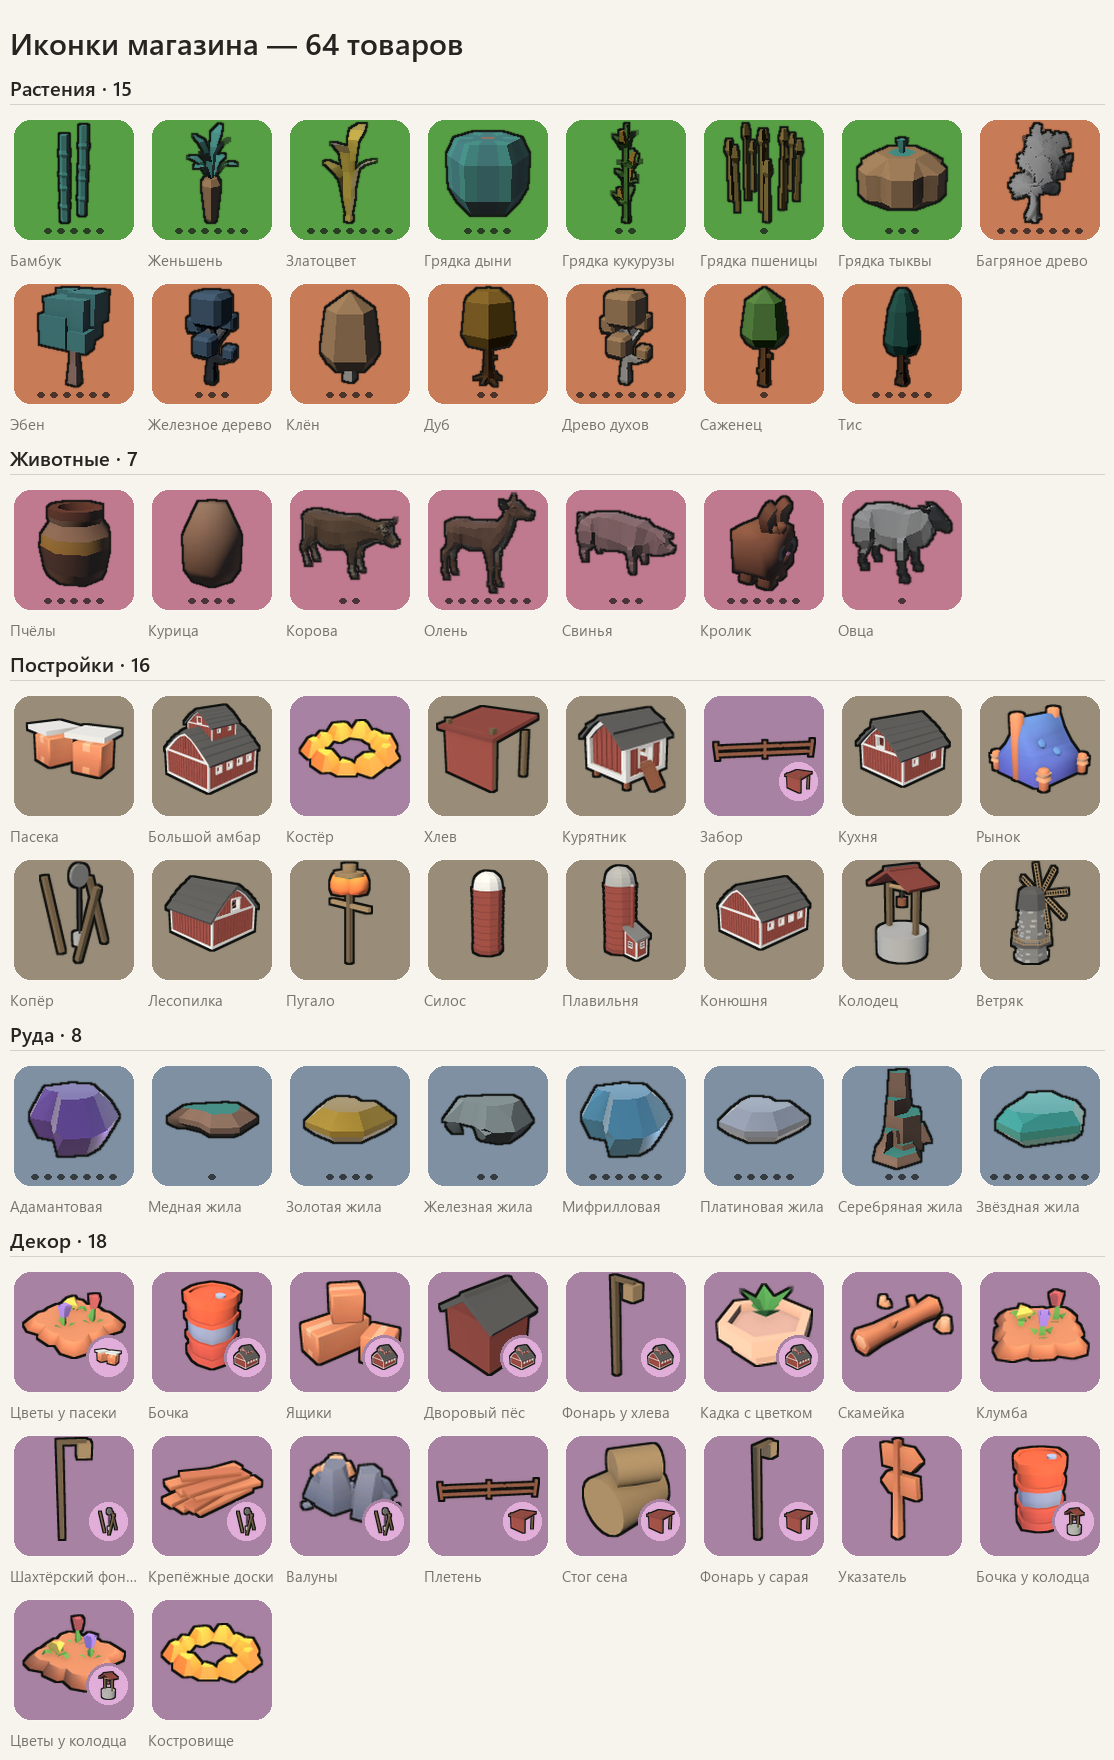

Here is the Python script that generated this plot:
# Контрольный лист иконок магазина.
#
# Иконку товара нельзя оценить поштучно: в витрине они стоят рядом, и вопрос всегда
# один — не выпадает ли что-то из общей семьи. Лист собирает все Shop_*.asset так же,
# как их видит игрок: по вкладкам, с подписями, в реальном размере.
#
# Иконка берётся по тем же правилам, что и в игре (ShopItemDefinition.Icon):
# своё поле _icon, а если пусто — иконка постройки. Расхождение с игрой сделало бы
# лист бесполезным.
#
#   python Tools/icons-preview.py
import pathlib
import re
from PIL import Image, ImageDraw, ImageFont

ROOT = pathlib.Path(__file__).resolve().parent.parent
FARMING = ROOT / "Assets/Game/Farming"
OUT = ROOT / "Tools/icons-preview.png"

CELL, PAD, LABEL, COLS = 128, 10, 26, 8
TABS = ["Растения", "Животные", "Постройки", "Руда", "Декор"]

PAPER = (247, 244, 238)
INK = (38, 36, 33)
FADED = (120, 116, 110)
RULE = (214, 208, 198)


def font(size, bold=False):
    for name in (["seguisb.ttf", "arialbd.ttf"] if bold else ["segoeui.ttf", "arial.ttf"]):
        path = pathlib.Path("C:/Windows/Fonts") / name
        if path.exists():
            return ImageFont.truetype(str(path), size)
    return ImageFont.load_default()


def unescape(text):
    text = text.strip().strip('"')
    return re.sub(r"\\u([0-9a-fA-F]{4})", lambda m: chr(int(m.group(1), 16)), text)


def guid_map(pattern):
    """guid -> путь ассета, чтобы ходить по ссылкам как это делает Unity."""
    out = {}
    for meta in ROOT.rglob(pattern):
        m = re.search(r"guid: ([0-9a-f]{32})", meta.read_text(encoding="utf8"))
        if m:
            out[m.group(1)] = meta.with_suffix("")
    return out


def field(text, name):
    m = re.search(rf"^  {name}: (.*)$", text, re.M)
    return m.group(1) if m else ""


def ref(text, name):
    m = re.search(rf"^  {name}: \{{fileID: \d+(?:, guid: ([0-9a-f]{{32}}))?", text, re.M)
    return m.group(1) if m and m.group(1) else None


def collect():
    pngs = guid_map("Assets/Game/UI/Icons/*.png.meta")
    assets = guid_map("Assets/Game/Farming/*.asset.meta")

    items = []
    for path in sorted(FARMING.glob("Shop_*.asset")):
        text = path.read_text(encoding="utf8")
        icon = ref(text, "_icon")

        # Тот же откат, что в ShopItemDefinition.Icon: постройку рисуют один раз.
        if icon is None:
            building = ref(text, "_building")
            if building and building in assets:
                icon = ref(assets[building].read_text(encoding="utf8"), "_icon")

        items.append({
            "name": unescape(field(text, "_displayName")) or path.stem,
            "tab": int(field(text, "_category") or 0),
            "png": pngs.get(icon),
        })
    return items


def main():
    items = collect()
    title_f, tab_f, name_f = font(30, True), font(20, True), font(15)

    groups = [(TABS[t], [i for i in items if i["tab"] == t]) for t in range(len(TABS))]
    groups = [g for g in groups if g[1]]

    height = 74
    for _, group in groups:
        rows = (len(group) + COLS - 1) // COLS
        height += 42 + rows * (CELL + LABEL + PAD)
    width = COLS * (CELL + PAD) + PAD

    sheet = Image.new("RGB", (width, height), PAPER)
    draw = ImageDraw.Draw(sheet)
    draw.text((PAD, 22), f"Иконки магазина — {len(items)} товаров", INK, title_f)

    y = 74
    for tab, group in groups:
        draw.text((PAD, y), f"{tab} · {len(group)}", INK, tab_f)
        draw.line([(PAD, y + 30), (width - PAD, y + 30)], RULE, 1)
        y += 42

        for index, item in enumerate(group):
            x = PAD + (index % COLS) * (CELL + PAD)
            row = y + (index // COLS) * (CELL + LABEL + PAD)

            if item["png"] is None:
                # Дырка в витрине обязана быть видна на листе, а не тихо съесть клетку.
                draw.rectangle([x, row, x + CELL, row + CELL], outline=(200, 60, 60), width=2)
                draw.text((x + 8, row + CELL // 2), "нет иконки", (200, 60, 60), name_f)
            else:
                glyph = Image.open(item["png"]).convert("RGBA")
                if glyph.size != (CELL, CELL):
                    glyph = glyph.resize((CELL, CELL), Image.LANCZOS)
                sheet.paste(glyph, (x, row), glyph)

            label = item["name"]
            while draw.textlength(label, name_f) > CELL and len(label) > 4:
                label = label[:-2] + "…"
            draw.text((x, row + CELL + 5), label, FADED, name_f)

        y += ((len(group) + COLS - 1) // COLS) * (CELL + LABEL + PAD)

    sheet.save(OUT)
    missing = [i["name"] for i in items if i["png"] is None]
    print("товаров:", len(items), "без иконки:", len(missing))
    if missing:
        print("без иконки:", ", ".join(missing))


main()
